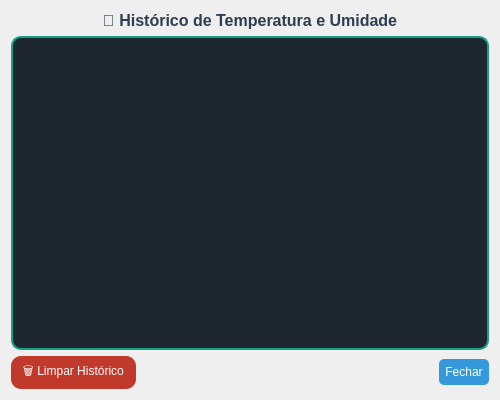
<?xml version="1.0" encoding="UTF-8"?>
<ui version="4.0">
 <class>HistoryDialog</class>
 <widget class="QDialog" name="HistoryDialog">
  <property name="geometry">
   <rect>
    <x>0</x>
    <y>0</y>
    <width>500</width>
    <height>400</height>
   </rect>
  </property>
  <property name="windowTitle">
   <string>Histórico de Dados</string>
  </property>
  <layout class="QVBoxLayout" name="verticalLayout">
   <item>
    <widget class="QLabel" name="labelTitle">
     <property name="styleSheet">
      <string notr="true">font-size: 16px; font-weight: bold; color: #2c3e50;</string>
     </property>
     <property name="text">
      <string>📜 Histórico de Temperatura e Umidade</string>
     </property>
     <property name="alignment">
      <set>Qt::AlignmentFlag::AlignCenter</set>
     </property>
    </widget>
   </item>
   <item>
    <widget class="QTextEdit" name="historyTextEdit">
     <property name="styleSheet">
      <string notr="true">QTextEdit {
    background-color: #1e272e;      /* Fundo escuro */
    color: #ecf0f1;                 /* Texto branco suave */
    border: 2px solid #16a085;      /* Borda verde */
    border-radius: 10px;            /* Cantos arredondados */
    padding: 8px;                   /* Espaçamento interno */
    font: 12pt &quot;Segoe UI&quot;;          /* Fonte moderna e legível */
}
</string>
     </property>
     <property name="readOnly">
      <bool>true</bool>
     </property>
    </widget>
   </item>
   <item>
    <layout class="QHBoxLayout" name="buttonLayout">
     <item>
      <widget class="QPushButton" name="clearButton">
       <property name="styleSheet">
        <string notr="true">QPushButton {
    background-color: #c0392b;
    color: white;
    font: bold 12pt &quot;Segoe UI&quot;;
    border-radius: 10px;
    padding: 6px 12px;
}
QPushButton:hover {
    background-color: #e74c3c;
}
</string>
       </property>
       <property name="text">
        <string>🗑️ Limpar Histórico</string>
       </property>
      </widget>
     </item>
     <item>
      <spacer name="horizontalSpacer">
       <property name="orientation">
        <enum>Qt::Orientation::Horizontal</enum>
       </property>
       <property name="sizeHint" stdset="0">
        <size>
         <width>40</width>
         <height>20</height>
        </size>
       </property>
      </spacer>
     </item>
     <item>
      <widget class="QPushButton" name="closeButton">
       <property name="styleSheet">
        <string notr="true">background-color: #3498db; color: white; padding: 6px; border-radius: 5px;</string>
       </property>
       <property name="text">
        <string>Fechar</string>
       </property>
      </widget>
     </item>
    </layout>
   </item>
  </layout>
 </widget>
 <resources/>
 <connections/>
</ui>
